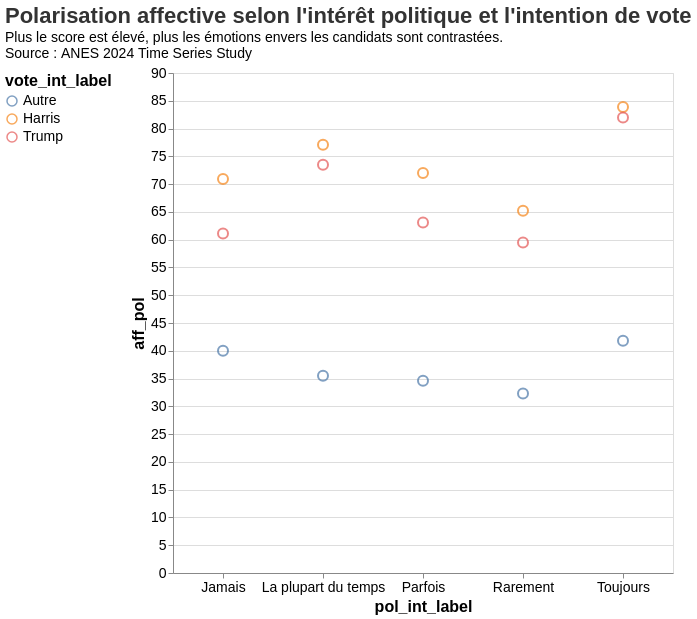

This figure's notebook cell:
### Markdown cell above
## 2. Ajuster les polices

Le graphique ci-dessus est fonctionnel, mais les textes (titre, axes, légende) sont un peu petits.

**Concept :** Nous pouvons utiliser la méthode `.configure_*()` pour ajuster globalement l'apparence. `configure_title()` gère le titre, `configure_axis()` gère les axes et `configure_legend()` gère la légende. C'est la méthode la plus rapide pour donner un look aéré.

Pour plus d'infos: https://altair-viz.github.io/user_guide/configuration.html

Sachant que notre graphique de base est enregistré dans l'objet `base_chart` nous pouvons directement améliorer ce dernier.

### Code cell
chart_fonts = (
    base_chart.configure_title(fontSize=22, subtitleFontSize=14, color="#333333")
    .configure_axis(labelFontSize=14, titleFontSize=16, labelAngle=0)
    .configure_legend(
        titleFontSize=16,
        labelFontSize=14,
        orient="left",  # 'right' par défaut
    )
)

chart_fonts

### Figure 1 — Vega specification as saved in the notebook (floating-point values rounded to 4 significant figures)
{"$schema": "https://vega.github.io/schema/vega/v6.json", "data": [{"name": "source_0", "values": [{"aff_pol": 41.8, "pol_int_label": "Toujours", "vote_int_label": "Autre"}, {"aff_pol": 83.9, "pol_int_label": "Toujours", "vote_int_label": "Harris"}, {"aff_pol": 82.0, "pol_int_label": "Toujours", "vote_int_label": "Trump"}, {"aff_pol": 35.5, "pol_int_label": "La plupart du temps", "vote_int_label": "Autre"}, {"aff_pol": 77.1, "pol_int_label": "La plupart du temps", "vote_int_label": "Harris"}, {"aff_pol": 73.5, "pol_int_label": "La plupart du temps", "vote_int_label": "Trump"}, {"aff_pol": 34.6, "pol_int_label": "Parfois", "vote_int_label": "Autre"}, {"aff_pol": 72.0, "pol_int_label": "Parfois", "vote_int_label": "Harris"}, {"aff_pol": 63.1, "pol_int_label": "Parfois", "vote_int_label": "Trump"}, {"aff_pol": 32.3, "pol_int_label": "Rarement", "vote_int_label": "Autre"}, {"aff_pol": 65.2, "pol_int_label": "Rarement", "vote_int_label": "Harris"}, {"aff_pol": 59.5, "pol_int_label": "Rarement", "vote_int_label": "Trump"}, {"aff_pol": 40.0, "pol_int_label": "Jamais", "vote_int_label": "Autre"}, {"aff_pol": 70.9, "pol_int_label": "Jamais", "vote_int_label": "Harris"}, {"aff_pol": 61.1, "pol_int_label": "Jamais", "vote_int_label": "Trump"}]}, {"name": "source_0_x_domain_pol_int_label", "values": [{"pol_int_label": "Toujours"}, {"pol_int_label": "La plupart du temps"}, {"pol_int_label": "Parfois"}, {"pol_int_label": "Rarement"}, {"pol_int_label": "Jamais"}]}, {"name": "source_0_y_domain_aff_pol", "values": [{"min": 32.3, "max": 83.9}]}, {"name": "source_0_color_domain_vote_int_label", "values": [{"vote_int_label": "Autre"}, {"vote_int_label": "Harris"}, {"vote_int_label": "Trump"}]}], "marks": [{"type": "symbol", "name": "marks", "from": {"data": "source_0"}, "encode": {"update": {"x": {"field": "pol_int_label", "scale": "x"}, "opacity": {"value": 0.7}, "fill": {"value": "transparent"}, "stroke": {"field": "vote_int_label", "scale": "color"}, "size": {"value": 100}, "y": {"field": "aff_pol", "scale": "y"}}}, "style": ["point"]}], "scales": [{"name": "x", "type": "point", "domain": {"data": "source_0_x_domain_pol_int_label", "field": "pol_int_label", "sort": true}, "range": [0, {"signal": "width"}], "padding": 0.5}, {"name": "y", "type": "linear", "domain": [{"signal": "(data(\"source_0_y_domain_aff_pol\")[0] || {}).min"}, {"signal": "(data(\"source_0_y_domain_aff_pol\")[0] || {}).max"}], "range": [{"signal": "height"}, 0], "nice": true, "zero": true}, {"name": "color", "type": "ordinal", "domain": {"data": "source_0_color_domain_vote_int_label", "field": "vote_int_label", "sort": true}, "range": "category"}], "axes": [{"scale": "y", "aria": false, "maxExtent": 0, "minExtent": 0, "ticks": false, "zindex": 0, "gridScale": "x", "tickCount": {"signal": "ceil(height/40)"}, "grid": true, "orient": "left", "domain": false, "labels": false}, {"scale": "x", "orient": "bottom", "title": "pol_int_label", "labelBaseline": "top", "grid": false, "zindex": 0}, {"scale": "y", "grid": false, "orient": "left", "labelAlign": "right", "labelOverlap": true, "tickCount": {"signal": "ceil(height/40)"}, "zindex": 0, "title": "aff_pol"}], "title": {"text": "Polarisation affective selon l'intérêt politique et l'intention de vote", "anchor": "start", "subtitle": ["Plus le score est élevé, plus les émotions envers les candidats sont contrastées.", "Source : ANES 2024 Time Series Study"]}, "style": "cell", "padding": 5, "height": 500, "legends": [{"stroke": "color", "symbolType": "circle", "title": "vote_int_label", "encode": {"symbols": {"update": {"fill": {"value": "transparent"}, "opacity": {"value": 0.7}}}}}], "config": {"axis": {"labelAngle": 0, "labelFontSize": 14, "titleFontSize": 16}, "legend": {"labelFontSize": 14, "orient": "left", "titleFontSize": 16}, "style": {"group-title": {"fontSize": 22, "fill": "#333333"}}, "title": {"subtitleFontSize": 14}}, "background": "white", "width": 500}
